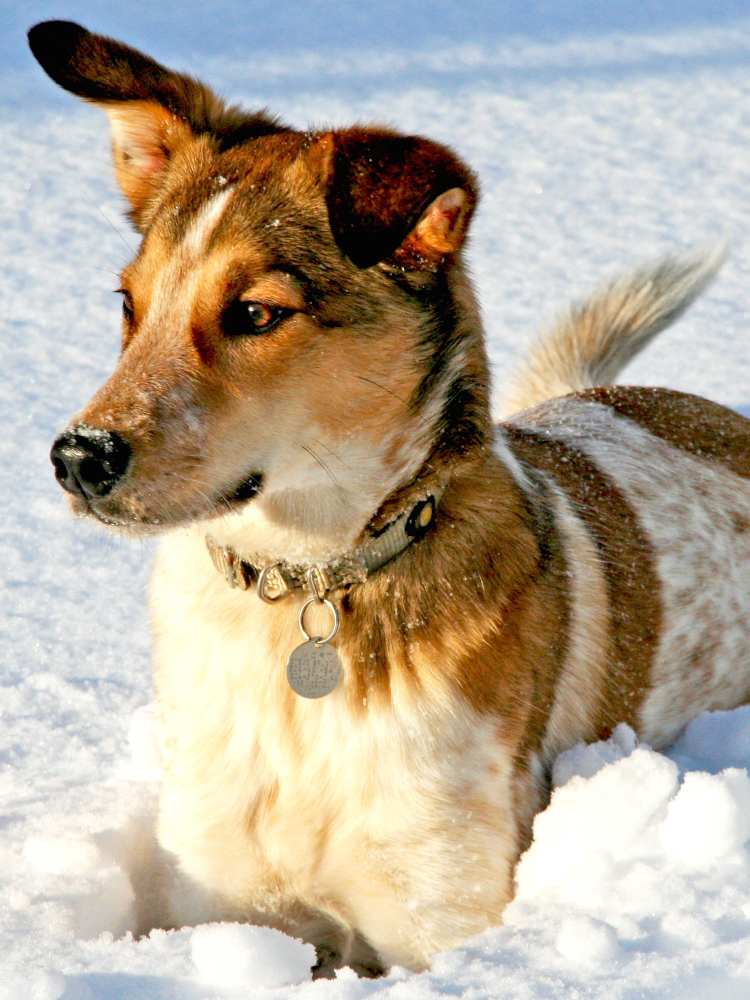
#> input picture ch1/data/dog.jpg, 1500 x 2000 px (shown at 1/2 size)
$ jupyter execute exercise_1_1_and_2.ipynb
#> lines starting #> are read from the running program, lines starting #| are printed output that depends on the picture
[cell 1]
import numpy as np
import matplotlib.pyplot as plt
from PIL import Image
from numpy.linalg import svd
import cv2

img = Image.open('data/dog.jpg').convert("L")
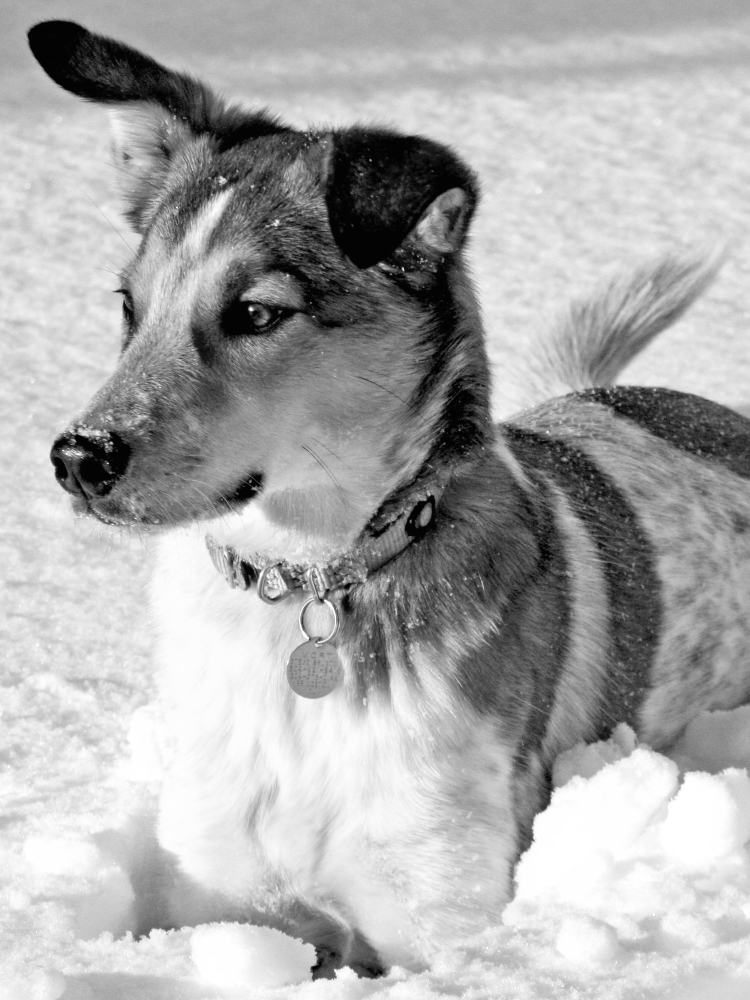
#> img: PIL image 1500x2000 L (shown at 1/2 size); min 0, max 255, mean 171
resized_img = img.resize((round(img.size[0]*0.3), round(img.size[1]*0.3)))
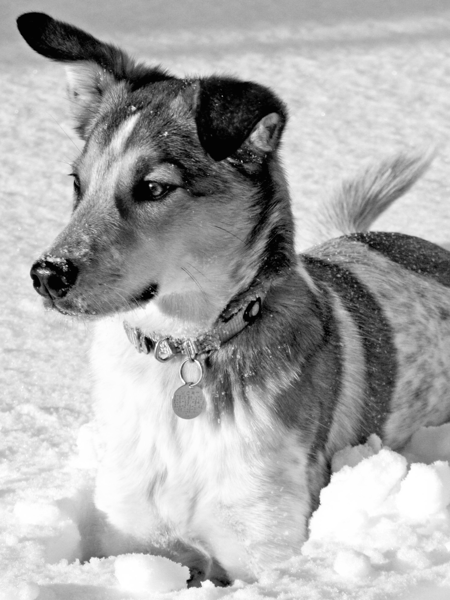
#> resized_img: PIL image 450x600 L; min 0, max 255, mean 171
img = np.array(resized_img)


plt.imshow(img, cmap="gray")
plt.show()
print(img.shape)
#| (600, 450)
n, m = img.shape
#> n = 600; m = 450

[cell 2]
U, S, VT = svd(img, full_matrices=False)
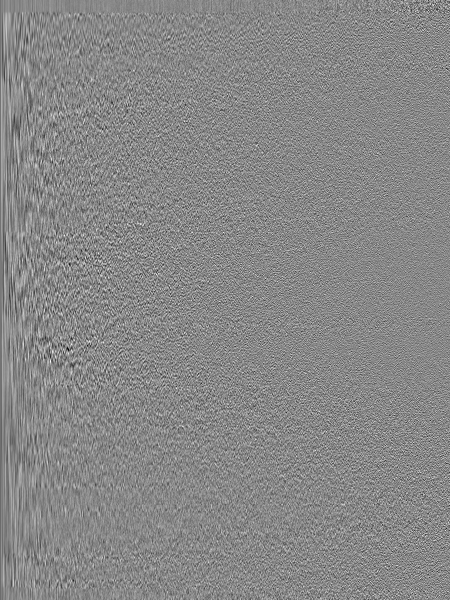
#> U: shape (600, 450) float64; min -0.257, max 0.225, mean -8.31e-05; drawn with min black and max white
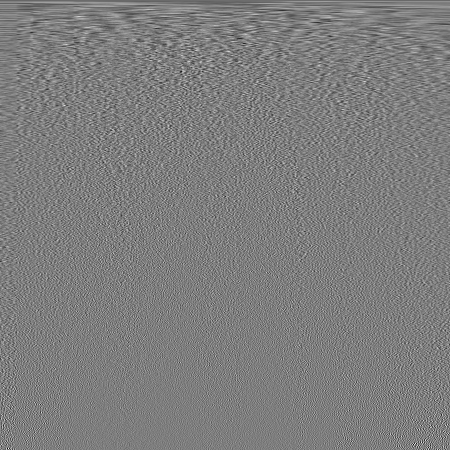
#> VT: shape (450, 450) float64; min -0.309, max 0.315, mean -0.000113; drawn with min black and max white
#> S = 450 values, max 90901 at index 0, min 7.55 at index 449, mean 615.8
S = np.diag(S)
print(U.shape)
#| (600, 450)
print(S.shape)
#| (450, 450)
print(VT.shape)
#| (450, 450)

[cell 3]
r = 3 #rank r < m
U_r = U[:, :r]
#> U_r = 600 rows, first 8: [-0.0393, -0.00753, -0.0193], [-0.0393, -0.00775, -0.019], [-0.0392, -0.00759, -0.0185], [-0.0392, -0.00763, -0.0186], [-0.0393, -0.0076, -0.0185], [-0.0393, -0.0077, -0.0181], [-0.0392, -0.00761, -0.0176], [-0.0393, -0.00761, -0.0176]
print(U_r @ np.transpose(U_r) )
#> (printed output is left out)
print(f'this is clearly not the {r} x {r} identity')

[cell 4]
print(np.transpose(U_r) @ U_r)
#| [[ 1.00000000e+00  2.22044605e-16 -4.16333634e-17]
#|  [ 2.22044605e-16  1.00000000e+00 -2.22044605e-16]
#|  [-4.16333634e-17 -2.22044605e-16  1.00000000e+00]]
print(f'this however, IS the {r} x {r} identity')

[cell 5]
errors = np.zeros(n)
#> errors = 600 values from 0 to 0
r_values = np.arange(1, n+1, 1)
#> r_values = 600 values from 1 to 600

for r in r_values:
    U_r = U[:, :r]
    errors[r-1] = np.linalg.norm(np.eye(n) - (U_r @ np.transpose(U_r)))
#> after the loop, errors = 600 values, max 24.47 at index 0, min 12.25 at index 449, mean 17.34

plt.plot(r_values, errors)
plt.xlabel('rank of truncated SVD')
plt.ylabel('identity approximation error')
plt.show()
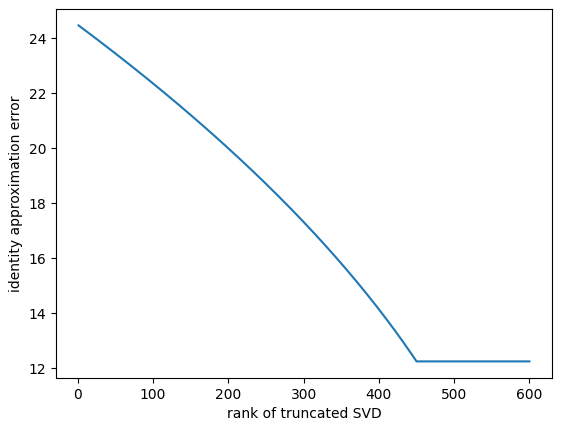
#> figure drawn by matplotlib, 1 panel; curve peaks at x = 1, y = 24.47

[cell 6]
#try to reconstruct the original picture with a rank-1 truncated SVD
plt.figure(figsize=(12,6))
f, axarr = plt.subplots(1, 3)
i = 0
for r in [1, 10, m]:
    U_r = U[:,:r]
    VT_r = VT[:r, :]
    S_r = S[0:r, :r]
    img_reconstruct = U_r @ S_r @ VT_r
    axarr[i].imshow(img_reconstruct, cmap='gray')
    i +=1
#> this loop made 3 passes
#> S_r on pass 1: [90901]
#> pass 1, `img_reconstruct = U_r @ S_r @ VT_r`:
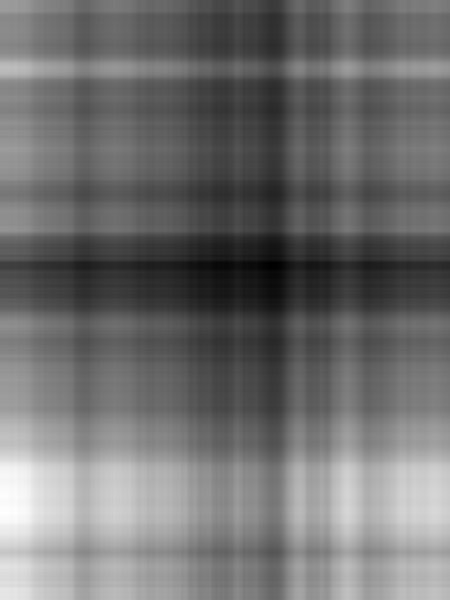
#> img_reconstruct: shape (600, 450) float64; min 84.6, max 282, mean 171.2; drawn with min black and max white
#> pass 2, `img_reconstruct = U_r @ S_r @ VT_r`:
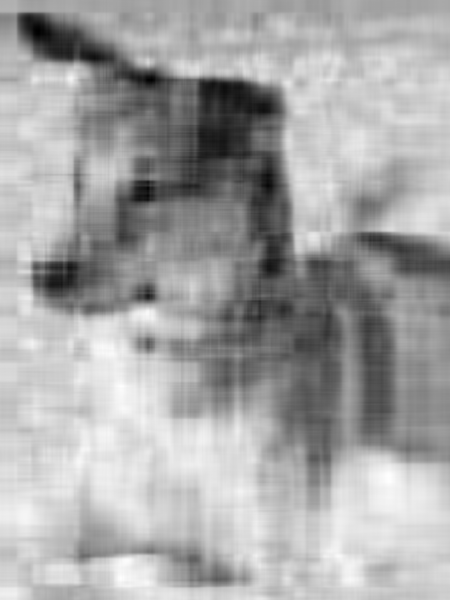
#> img_reconstruct: shape (600, 450) float64; min -28.97, max 278.2, mean 171.1; drawn with min black and max white
#> after the loop, i = 3

plt.savefig('figure.png')

[cell 7]
errors = np.zeros(m)
#> errors = 450 values from 0 to 0
cum_error = np.zeros(m)
#> cum_error = 450 values from 0 to 0
r_vals = np.arange(1, m+1, 1)
#> r_vals = 450 values from 1 to 450
trigger = 0
print(U.shape)
#| (600, 450)
print(VT.shape)
#| (450, 450)

for r in r_vals:
    U_r =   U[:, :r]
    S_r = S[0:r, :r]
    VT_r = VT[:r, :]

    img_reconstruct = U_r @ S_r @ VT_r
    error = np.linalg.norm((img - img_reconstruct), 'fro')
    errors[r-1] = error
#> this loop made 450 passes
#> error on passes 4 to 6: 16286.6, 14913.2, 13977.9
#> pass 2, `img_reconstruct = U_r @ S_r @ VT_r`:
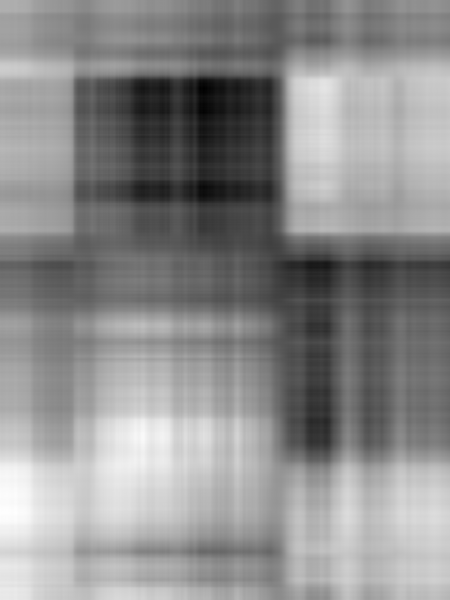
#> img_reconstruct: shape (600, 450) float64; min 35.53, max 281.5, mean 171.2; drawn with min black and max white
#> pass 3, `img_reconstruct = U_r @ S_r @ VT_r`:
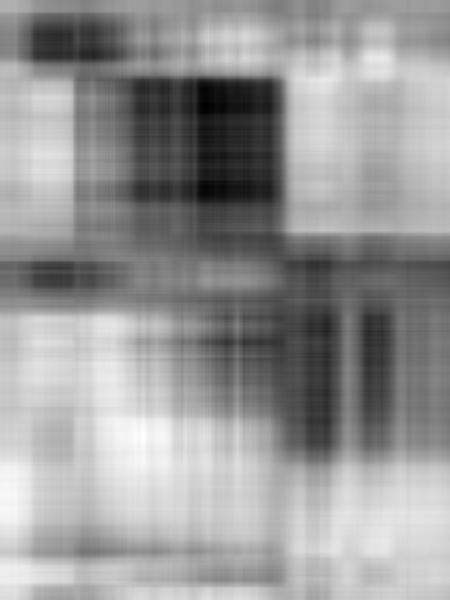
#> img_reconstruct: shape (600, 450) float64; min 16.89, max 276.5, mean 171.1; drawn with min black and max white
#> after the loop, errors = 450 values, max 29045.5 at index 0, min 1.69e-10 at index 449, mean 1848.2

cumsum = np.cumsum(np.diag(S))
#> cumsum = 450 values from 90901 to 277101.3
missing_variance_fraction = np.square(errors)
#> missing_variance_fraction = 450 values, max 843642176.8 at index 0, min 2.85e-20 at index 449, mean 12410818.4
plt.plot(r_vals, errors)

plt.plot(r_vals, np.zeros(np.size(r_vals)))

plt.show()
#> figure, not shown here; curve peaks at x = 1, y = 29045.5

[cell 8]
plt.plot(np.arange(1, np.size(np.diag(S))+1), cumsum/np.sum(np.diag(S)))
#> figure, not shown here; curve peaks at x = 450, y = 1

[cell 9]
plt.semilogy(np.diag(S))
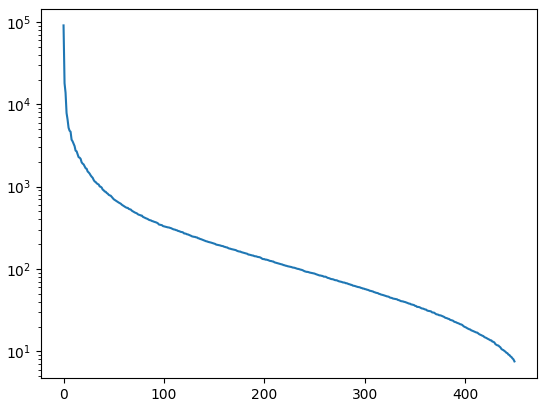
#> figure drawn by matplotlib, 1 panel; curve peaks at x = 0, y = 90901

$ run again, with ch1/data/hilbert.png saved as ch1/data/dog.jpg
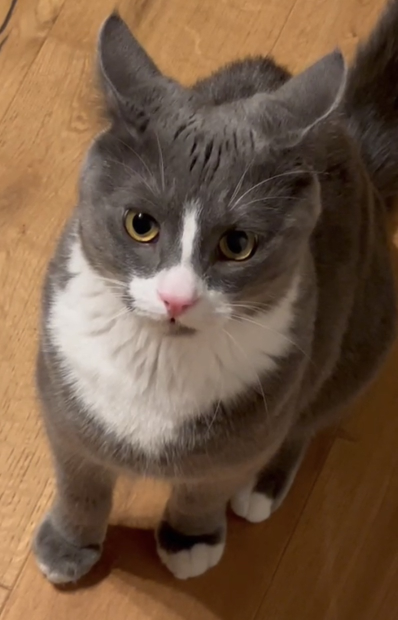
#> input picture ch1/data/hilbert.png, 795 x 1240 px (shown at 1/2 size)
#| (372, 238)
#> `U, S, VT = svd(img, full_matrices=False)`: S = 238 values, max 30792.7 at index 0, min 3.91 at index 237, mean 339.9
#> `S = np.diag(S)`:
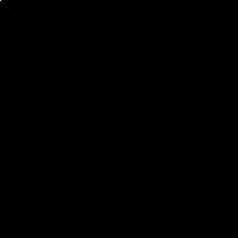
#> S: shape (238, 238) float64; min 0, max 30792.7, mean 1.4; drawn with min black and max white
#| (372, 238)
#| (238, 238)
#| (238, 238)
#> U_r = 372 rows, first 8: [-0.0659, 0.0664, -0.0897], [-0.0659, 0.0667, -0.0896], [-0.0659, 0.0675, -0.0896], [-0.0658, 0.0681, -0.0899], [-0.0656, 0.0693, -0.0914], [-0.0655, 0.0703, -0.0928], [-0.0651, 0.0706, -0.0922], [-0.0649, 0.0716, -0.0935]
#> (printed output is left out)
#| [[ 1.00000000e+00 -5.41661811e-16 -2.20136972e-16]
#|  [-5.41661811e-16  1.00000000e+00 -1.49289419e-16]
#|  [-2.20136972e-16 -1.49289419e-16  1.00000000e+00]]
#> after the loop `for r in r_values:`: errors = 372 values, max 19.26 at index 0, min 11.58 at index 237, mean 14.24
#> the loop `for r in [1, 10, m]:` made 3 passes
#> S_r on pass 1: [30792.7]
#> after the loop `for r in [1, 10, m]:`: i = 3
#| (372, 238)
#| (238, 238)
#> the loop `for r in r_vals:` made 238 passes
#> error on passes 4 to 6: 5482.1, 4537.7, 4155.9
#> after the loop `for r in r_vals:`: errors = 238 values, max 9826 at index 0, min 5.53e-11 at index 237, mean 692.4
#> cumsum = 238 values from 30792.7 to 80894.5
#> missing_variance_fraction = 238 values, max 96551049.3 at index 0, min 3.06e-21 at index 237, mean 1893279.7
#> `[cell 9] plt.semilogy(np.diag(S))`:
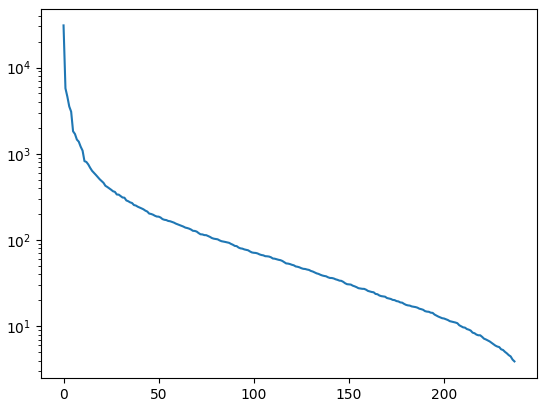
#> figure drawn by matplotlib, 1 panel; curve peaks at x = 0, y = 30792.7
